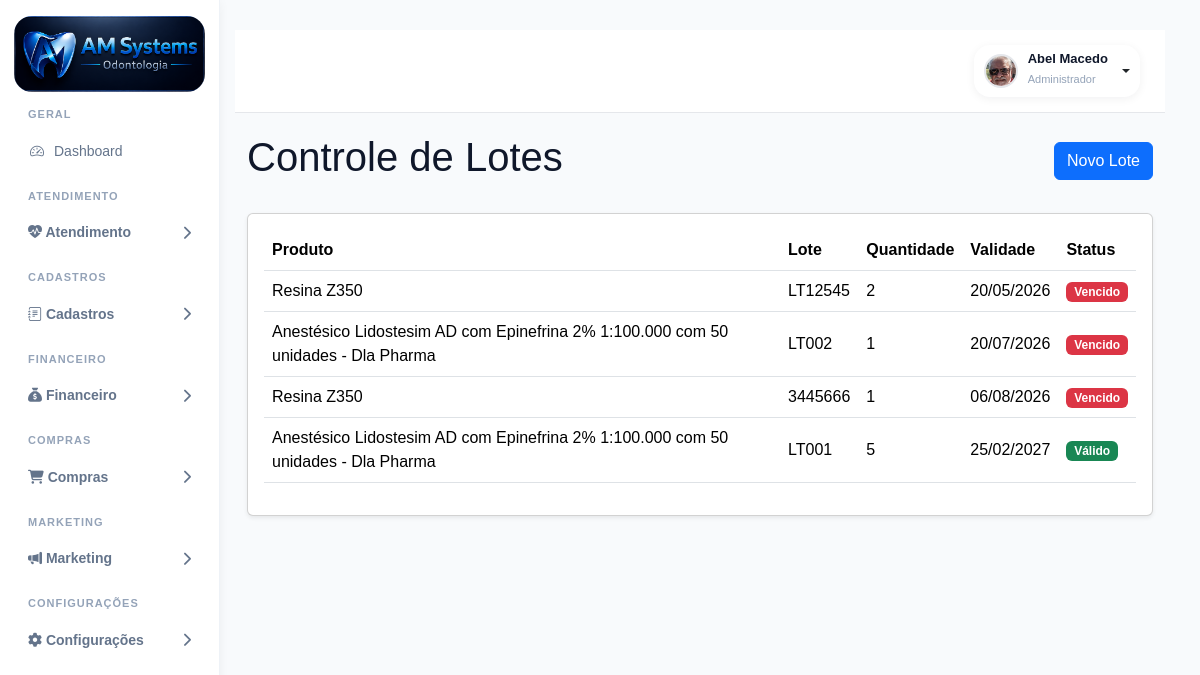
Page /lotes/ (signed in) on the committed database.
### accounts/models.py (models this page shows, shortened)
class PerfilUsuario(models.Model):
    usuario = models.OneToOneField(
        User,
        on_delete=models.CASCADE,
        related_name="perfil"
    )
    perfil_acesso = models.ForeignKey(
        Perfil,
        on_delete=models.PROTECT,
        related_name="usuarios",
        verbose_name="Perfil de Acesso",
        blank=True,
        null=True
    )
    ADMIN = "admin"
    GESTOR = "gestor"
    DENTISTA = "dentista"
    SECRETARIA = "secretaria"
    ACD = "acd"
    CONTABILIDADE = "contabilidade"
    MARKETING = "marketing"
    AUDITORIA = "auditoria"
    TIPOS_USUARIO = [
        (ADMIN, "Administrador"),
        (GESTOR, "Gestor"),
        (DENTISTA, "Dentista"),
        (SECRETARIA, "Secretária"),
        (ACD, "Auxiliar de Saúde Bucal"),
        (CONTABILIDADE, "Contabilidade"),
        (MARKETING, "Marketing"),
        (AUDITORIA, "Auditoria"),
    ]
    tipo_usuario = models.CharField(
        max_length=30,
        choices=TIPOS_USUARIO,
        default=SECRETARIA
    )
    cro = models.CharField(
        max_length=20,
        blank=True,
        null=True
    )
    especialidade = models.CharField(
        max_length=100,
        blank=True,
        null=True
    )
    percentual_comissao = models.DecimalField(
        "Comissão (%)",
        max_digits=5,
        decimal_places=2,
        default=40.00,
        help_text="Percentual de comissão do dentista."
    )
    meta_mensal = models.DecimalField(
        "Meta Mensal (R$)",
        max_digits=10,
        decimal_places=2,
        default=0.00,
        help_text="Meta mensal de produção do dentista."
    )
    telefone = models.CharField(
        max_length=20,
        blank=True,
        null=True
    )
    celular = models.CharField(
        max_length=20,
        blank=True,
        null=True
    )
    cpf = models.CharField(
        max_length=14,
        blank=True,
        null=True
    )
    rg = models.CharField(
        max_length=20,
        blank=True,
        null=True
    )
    data_nascimento = models.DateField(
        blank=True,
        null=True
    )
    sexo = models.CharField(
        max_length=20,
        blank=True,
        null=True
    )
    foto = models.ImageField(
        upload_to="usuarios/fotos/",
        blank=True,
        null=True
    )
    assinatura = models.ImageField(
        upload_to="usuarios/assinaturas/",
        blank=True,
        null=True
    )
    cep = models.CharField(
        max_length=10,
        blank=True,
        null=True
    )
    logradouro = models.CharField(
        max_length=255,
        blank=True,
        null=True
    )
    numero = models.CharField(
        max_length=20,
        blank=True,
        null=True
    )
    complemento = models.CharField(
        max_length=100,
        blank=True,
        null=True
    )
    bairro = models.CharField(
        max_length=100,
        blank=True,
        null=True
    )
    cidade = models.CharField(
        max_length=100,
        blank=True,
        null=True
    )
    uf = models.CharField(
        max_length=2,
        blank=True,
        null=True
    )
    cro_uf = models.CharField(
        max_length=2,
        blank=True,
        null=True
    )
    ativo = models.BooleanField(
        default=True
    )
    somente_leitura = models.BooleanField(
        default=False
    )
    criado_em = models.DateTimeField(
        auto_now_add=True
    )
    atualizado_em = models.DateTimeField(
        auto_now=True
    )

class LoteProduto(models.Model):
    produto = models.ForeignKey(
        Produto,
        on_delete=models.CASCADE,
        related_name='lotes'
    )
    lote = models.CharField(
        max_length=50
    )
    quantidade = models.IntegerField(
        default=0
    )
    validade = models.DateField()
    criado_em = models.DateTimeField(
        auto_now_add=True
    )
    class Meta:
        ordering = [
            'validade'
        ]
        verbose_name = 'Lote'
        verbose_name_plural = 'Lotes'

class Produto(models.Model):
    nome = models.CharField(
        max_length=200
    )
    descricao = models.TextField(
        blank=True,
        null=True
    )
    codigo = models.CharField(
        max_length=50,
        blank=True,
        null=True
    )
    estoque = models.IntegerField(
        default=0
    )
    estoque_minimo = models.IntegerField(
        default=0
    )
    valor_compra = models.DecimalField(
        max_digits=10,
        decimal_places=2,
        default=0
    )
    valor_venda = models.DecimalField(
        max_digits=10,
        decimal_places=2,
        default=0
    )
    ativo = models.BooleanField(
        default=True
    )
    criado_em = models.DateTimeField(
        auto_now_add=True
    )
    atualizado_em = models.DateTimeField(
        auto_now=True
    )
    class Meta:
        ordering = ['nome']
        verbose_name = 'Produto'
        verbose_name_plural = 'Produtos'

### accounts/views.py (the view)
@login_required
@permissao_required("lotes", "visualizar")
def lotes(request):
    lotes = LoteProduto.objects.select_related(
        'produto'
    ).order_by(
        'validade'
    )
    hoje = date.today()
    for lote in lotes:
        dias = (
            lote.validade - hoje
        ).days
        if dias < 0:
            lote.status_validade = 'VENCIDO'
        elif dias <= 30:
            lote.status_validade = '30_DIAS'
        elif dias <= 60:
            lote.status_validade = '60_DIAS'
        else:
            lote.status_validade = 'VALIDO'
    context = {
        'lotes': lotes,
        'total_lotes': lotes.count()
    }
    return render(
        request,
        'accounts/lotes.html',
        context
    )

### accounts/templates/accounts/lotes.html (shortened to what this page needs)
{% extends 'accounts/base.html' %}
{% block content %}
<div class="container-fluid">
    <div class="d-flex justify-content-between align-items-center mb-4">
    <h1>
        Controle de Lotes
    </h1>
    <a
        href="{% url 'novo_lote' %}"
        class="btn btn-primary"
    >
        Novo Lote
    </a>
</div>
    <div class="card shadow-sm">
        <div class="card-body">
            <div class="table-responsive">
                <table class="table table-hover">
                    <thead>
                        <tr>
                            <tr>
                                <th>Produto</th>
                                <th>Lote</th>
                                <th>Quantidade</th>
                                <th>Validade</th>
                                <th>Status</th>
                            </tr>
                        </tr>
                    </thead>
                    <tbody>
                        {% for lote in lotes %}
                        <tr>
                            <td>
                                {{ lote.produto.nome }}
                            </td>
                            <td>
                                {{ lote.lote }}
                            </td>
                            <td>
                                {{ lote.quantidade }}
                            </td>
                            <td>
                                {{ lote.validade|date:"d/m/Y" }}
                            </td>
                            <td>
                                {% if lote.status_validade == 'VENCIDO' %}
                                    <span class="badge bg-danger">
                                        Vencido
                                    </span>
                                {% elif lote.status_validade == '30_DIAS' %}
                                    <span class="badge bg-warning text-dark">
                                        Vence em até 30 dias
                                    </span>
                                {% elif lote.status_validade == '60_DIAS' %}
                                    <span class="badge bg-info text-dark">
                                        Vence em até 60 dias
                                    </span>
                                {% else %}
                                    <span class="badge bg-success">
                                        Válido
                                    </span>
                                {% endif %}
                            </td>
                        </tr>
                        {% endfor %}
                    </tbody>
                </table>
            </div>
        </div>
    </div>
</div>
{% endblock %}

### accounts/templates/accounts/base.html (shortened to what this page needs)
{% load static %}
{% load permissions_tags %}
<!DOCTYPE html>
<html lang="pt-br">
<head>
    <link href="https://cdn.jsdelivr.net/npm/bootstrap@5.3.3/dist/css/bootstrap.min.css" rel="stylesheet">
    <link rel="stylesheet" href="https://cdn.jsdelivr.net/npm/bootstrap-icons@1.11.3/font/bootstrap-icons.min.css">
    <link rel="stylesheet" href="https://cdnjs.cloudflare.com/ajax/libs/font-awesome/6.5.2/css/all.min.css">
    <link rel="stylesheet" href="{% static 'css/style.css' %}">
    <link rel="stylesheet" href="{% static 'css/pacientes.css' %}">
    <link rel="stylesheet" href="{% static 'css/odontograma.css' %}">
    <link rel="stylesheet" href="{% static 'css/anamnese.css' %}">
    <link rel="stylesheet" href="{% static 'css/ficha_clinica.css' %}">
    <link href="https://cdn.jsdelivr.net/npm/fullcalendar@6.1.15/index.global.min.css" rel="stylesheet">
</head>
<body>
    <div class="dashboard-wrapper">
        {% with perfil=request.user.perfil.tipo_usuario %}
        <aside class="sidebar">
            <div class="logo-area">
                <img src="{% static 'img/logo.png' %}" alt="Logo">
            </div>
<ul class="sidebar-menu">
    <div class="sidebar-section">
        GERAL
    </div>
    <li class="{% if 'dashboard' in request.path %}active{% endif %}">
        <a href="{% url 'dashboard' %}">
            <i class="bi bi-speedometer2"></i>
            <span>Dashboard</span>
        </a>
    </li>
<div class="sidebar-section">
    ATENDIMENTO
</div>
<li class="menu-group">
    <button class="menu-toggle">
        <span>
            <i class="bi bi-heart-pulse-fill"></i>
            Atendimento
        </span>
        <i class="fa-solid fa-chevron-right"></i>
    </button>
        {% possui_permissao request.user 'agenda' as pode_ver_agenda %}
        {% possui_permissao request.user 'pacientes' as pode_ver_pacientes %}
        {% possui_permissao request.user 'orcamentos' as pode_ver_orcamentos %}
        {% possui_permissao request.user 'relatorios' as pode_ver_relatorios %}
</li>
<div class="sidebar-section">
    CADASTROS
</div>
<li class="menu-group">
    <button class="menu-toggle">
        <span>
            <i class="bi bi-journal-text"></i>
            Cadastros
        </span>
        <i class="fa-solid fa-chevron-right"></i>
    </button>
        {% possui_permissao request.user 'procedimentos' as pode_ver_procedimentos %}
        {% possui_permissao request.user 'convenios' as pode_ver_convenios %}
</li>
{% possui_permissao request.user 'contas_pagar' as pode_contas_pagar %}
{% possui_permissao request.user 'contas_receber' as pode_contas_receber %}
{% possui_permissao request.user 'caixa' as pode_ver_caixa %}
{% if pode_contas_pagar or pode_contas_receber or pode_ver_caixa %}
<div class="sidebar-section">
    FINANCEIRO
</div>
<li class="menu-group">
    <button class="menu-toggle">
        <span>
            <i class="fa-solid fa-sack-dollar"></i>
            Financeiro
        </span>
        <i class="fa-solid fa-chevron-right"></i>
    </button>
       {% possui_permissao request.user "livro_caixa" "visualizar" as pode_ver_livro_caixa %}
</li>
{% endif %}
{% possui_permissao request.user 'fornecedores' as pode_ver_fornecedores %}
{% possui_permissao request.user 'produtos' as pode_ver_produtos %}
{% possui_permissao request.user 'compras' as pode_ver_compras %}
{% possui_permissao request.user 'estoque' as pode_ver_estoque %}
{% possui_permissao request.user 'movimentacoes_estoque' as pode_ver_movimentacoes %}
{% possui_permissao request.user 'produtos_criticos' as pode_ver_produtos_criticos %}
{% possui_permissao request.user 'lotes' as pode_ver_lotes %}
{% if pode_ver_fornecedores or pode_ver_produtos or pode_ver_compras or pode_ver_estoque or pode_ver_movimentacoes or pode_ver_produtos_criticos or pode_ver_lotes %}
<div class="sidebar-section">
    COMPRAS
</div>
<li class="menu-group">
    <button class="menu-toggle">
        <span>
            <i class="fa-solid fa-cart-shopping"></i>
            Compras
        </span>
        <i class="fa-solid fa-chevron-right"></i>
    </button>
</li>
{% endif %}
{% possui_permissao request.user 'marketing' as pode_marketing %}
{% if pode_marketing %}
<div class="sidebar-section">
    MARKETING
</div>
<li class="menu-group">
    <button class="menu-toggle">
        <span>
            <i class="bi bi-megaphone-fill"></i>
            Marketing
        </span>
        <i class="fa-solid fa-chevron-right"></i>
    </button>
</li>
{% endif %}
{% possui_permissao request.user 'configuracao_clinica' as pode_configuracao_clinica %}
{% possui_permissao request.user 'metas_dentistas' as pode_metas_dentistas %}
{% possui_permissao request.user 'usuarios' as pode_usuarios %}
{% possui_permissao request.user 'perfis' as pode_perfis %}
{% if pode_configuracao_clinica or pode_metas_dentistas or pode_usuarios or pode_perfis %}
<div class="sidebar-section">
    CONFIGURAÇÕES
</div>
<li class="menu-group">
    <button class="menu-toggle">
        <span>
            <i class="fa-solid fa-gear"></i>
            Configurações
        </span>
        <i class="fa-solid fa-chevron-right"></i>
    </button>
</li>
{% endif %}
            </ul>
            {% endwith %}
        </aside>
        <main class="main-content">
            <div class="topbar">
                <div class="d-flex justify-content-end align-items-center">
                    {% if request.user.is_authenticated %}
                    <div class="dropdown">
                        <button class="btn profile-dropdown-btn dropdown-toggle" type="button" data-bs-toggle="dropdown"
                            aria-expanded="false">
                            {% if request.user.perfil.foto %}
                            <img src="{{ request.user.perfil.foto.url }}" alt="Foto" class="profile-avatar">
                            {% else %}
                            <div class="profile-avatar-placeholder"></div>
                            {% endif %}
                            <div class="text-start">
                                <div class="profile-user-name">
                                    {% if request.user.first_name and request.user.last_name %}
                                    {{ request.user.first_name }} {{ request.user.last_name }}
                                    {% elif request.user.first_name %}
                                    {{ request.user.first_name }}
                                    {% else %}
                                    {{ request.user.username }}
                                    {% endif %}
                                </div>
                                <small class="profile-user-role">
                                    {{ request.user.perfil.get_tipo_usuario_display }}
                                </small>
                            </div>
                        </button>
                    </div>
                    {% endif %}
                </div>
            </div>
            {% block content %}
            {% endblock %}
        </main>
    </div>
</body>
</html>

### rows in the picture
LoteProduto: produto.nome "Resina Z350", lote "LT12545", quantidade "2", validade "20/05/2026", shows "Vencido"
LoteProduto: produto.nome "Anestésico Lidostesim AD com Epinefrina 2% 1:100.000 com 50 unidades - Dla Pharma", lote "LT002", quantidade "1", validade "20/07/2026", shows "Vencido"
LoteProduto: produto.nome "Resina Z350", lote "3445666", quantidade "1", validade "06/08/2026", shows "Vencido"
LoteProduto: produto.nome "Anestésico Lidostesim AD com Epinefrina 2% 1:100.000 com 50 unidades - Dla Pharma", lote "LT001", quantidade "5", validade "25/02/2027", shows "Válido"

### other values in the picture
{{ request.user.first_name }} "Abel Macedo"
{{ request.user.perfil.get_tipo_usuario_display }} "Administrador"
